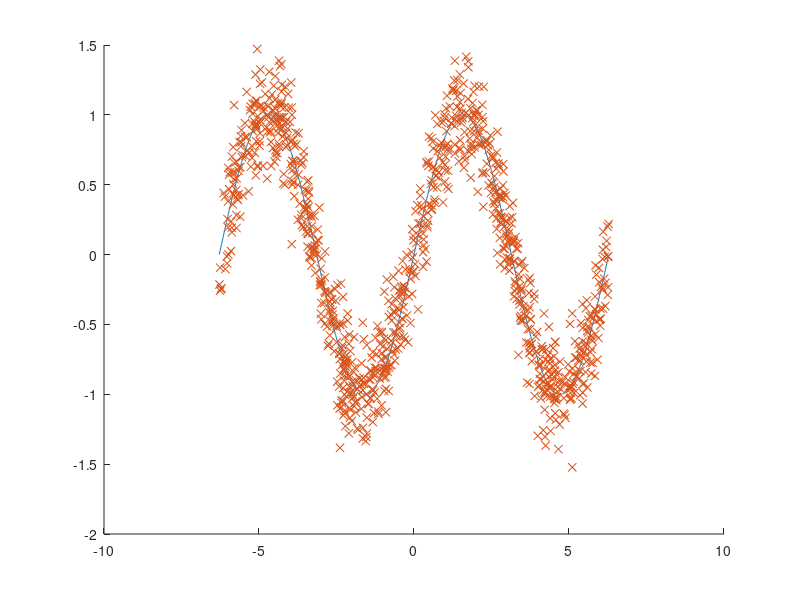

Source code (MATLAB): (Note: this script raises an error after producing the figure.)
clc
close all
format compact

% One input, one hidden layer, one output

nsamp = 1000; %number of samples used

a = -2*pi;
b = 2*pi;

rx = a + (b-a) * rand(nsamp,1);  %random number between 0-1

ry = sin(rx) + 0.2*randn(nsamp,1); %nsamp random numbers from a uniform distribution

%Trying to 'learn' a sine wave (pretending we don't know it's a sine wave)
%Ry is a noisy input

x2 = a:.01:b; %Test set
y2 = sin(x2); %Theoretical function (in real life unknown)

% plotting 'theoretical' and 'measured'
figure()
    hold on
    plot(x2, y2) %theoretical
    plot(rx, ry, 'x') %measured

%% Training the Network

netconf = [10]; % 1 hidden layer with ten units % [10,10,5] if more than one layer

net = feedforwardnet(netconf); %by default sigmoud 
%Will iterate until no more improvements can be made

net = train(net, rx.', ry.'); 
%Notes^ rx: input matrix, ry: output matrix.
%Need to check sizes of rx and ry.
%Input matrix should be: [#Features (inputs) x #Samples]
%Output matrix: [#Targets (outputs) x #Samples]


%% Testing the matrix

y2_predicted = net(x2);

figure()
    hold on
    plot(rx,ry,'x') %"measurements" used to train network
    plot(x2, y2_predicted, 'LineWidth', 0.5)